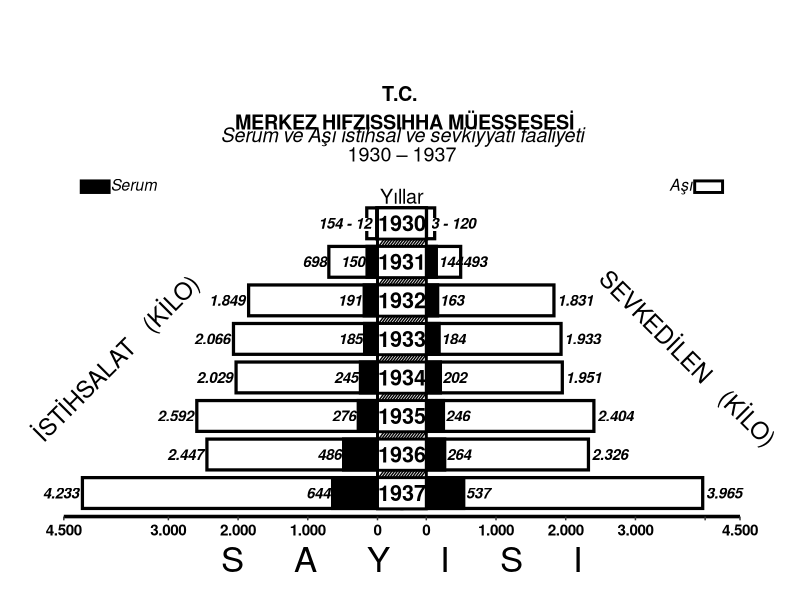

Here is the R script that generated this plot:
library(ggplot2)
zaman <- rep(c(1930:1937),4)
serum1 <- c(12,150,191,185,245,276,486,644)
serum2 <- c(3,144,163,184,202,246,264,537)
asi1 <- c(154,698,1849,2066,2029,2592,2447,4233)
asi2 <- c(120,493,1831,1933,1951,2404,2326,3965)
sevkedilen <- c(asi2,serum2) + 350
istihsalat <- c(asi1,serum1) + 350
deger <- c(sevkedilen,istihsalat) 
grup1 <- rep(c("Asi","Serum"), each = 8)
grup2 <- rep(c("sevkedilen","istihsalat"), each = 16)

merkez <- data.frame(zaman, deger, grup1, grup2)
xcor <- rep(c(1930:1937),2)
label1 <- c("","698","1.849","2.066","2.029","2.592","2.447","4.233",
            "154 - 12","150","191","185","245","276","486","644")
label2 <- c("","493","1.831","1.933","1.951","2.404","2.326","3.965",
            "3 - 120","144","163","184","202","246","264","537")
ek <- seq(0,7)
cizgi <- seq(0,600,40)
ggplot(merkez, aes(x=zaman,fill = grup1))+
  geom_bar(data = subset(merkez, grup2 == "istihsalat"),aes(y = -deger), position = "identity",
           stat = "identity", colour = "black", size = 1.1, width = 0.8) +
  geom_bar(data = subset(merkez, grup2 == "sevkedilen"),aes(y = deger), position = "identity",
           stat = "identity", colour = "black", size = 1.1, width = 0.8) +
  scale_fill_manual(values=c("white","black")) +
  coord_flip(clip = 'off')+
  scale_x_reverse(expand = c(0,0.2))+
  theme_classic() +
  theme(plot.margin = unit(c(5,3,1,3), "lines")) +  
  labs(caption = "S     A     Y     I     S     I") +
  theme(plot.caption = element_text(size = 25, hjust = 0.5)) +
  theme(legend.position= "none") +
  theme(axis.line.y = element_blank(),
        axis.text.y = element_blank(), 
        axis.text.x = element_text(color = "black", size = 11, face = "bold", vjust = 1),
        axis.ticks.y = element_blank(),
        axis.title = element_blank(),
        axis.line.x = element_line(colour = "black", size = 1.2)) +
  
  annotate("text", x = 1927, y = 0, label = "T.C. \n MERKEZ HIFZISSIHHA MÜESSESESİ", size = 5, fontface = "bold") +
  annotate("text", x = 1927.7, y = 0, label = "Serum ve Aşı istihsal ve sevkiyyatı faaliyeti", size = 5, fontface = "italic") +
  annotate("text", x = 1928.2, y = 0, label = "1930 \u2013 1937", size = 5) +
  annotate("text", x = 1929.3, y = 0, label = "Yıllar", size = 5) +
  annotate("text", x = 1933.5, y = -4100, label = "İSTİHSALAT   (KİLO)", size = 6, angle = 45) +
  annotate("text", x = 1933.5, y = 4100, label = "SEVKEDİLEN   (KİLO)", size = 6, angle = -45) +
  annotate("text", x = 1929, y = -3850, label = "Serum", size = 4, fontface = "italic") +
  annotate("text", x = 1929, y = 4000, label = "Aşı", size = 4, fontface = "italic") +
  annotate("rect", xmin = 1928.9 , xmax = 1929.2 , ymin = 4200, ymax = 4600, size = 1, colour = "black", fill = "white") +
  annotate("rect", xmin = 1928.9 , xmax = 1929.2 , ymin = -4200, ymax = -4600, size = 1, colour = "black", fill = "black") +
  scale_y_continuous(breaks = c(-4850, -3350, -2350, -1350, -350, 350, 1350, 2350, 3350, 4350, 4850),
                     labels = c("4.500","3.000","2.000","1.000","0","0","1.000","2.000","3.000","","4.500"),
                     limits = c(-4850,4850), expand = c(0,0)) +
  annotate("rect", xmin = 1929.85 , xmax = 1930.2 , ymin = 400 , ymax = 630 , size = 1,  fill = "white") +
  annotate("rect", xmin = 1929.85 , xmax = 1930.2 , ymin = -400 , ymax = -630 , size = 1,  fill = "white") +
  annotate("text", x = xcor, y = -istihsalat , label = label1, size = 3.8, hjust = 1.1 , fontface = "bold.italic") +
  annotate("text", x = xcor, y = sevkedilen , label = label2, size = 3.8, hjust = -0.09, fontface = "bold.italic") +
  annotate("rect", ymin = -350, ymax = 350, xmin = 1929.7, xmax = 1937, fill = "white", colour = "black", size = 1) +
  annotate("segment", x = 1930.4, xend = 1931, y = -250 + cizgi, yend = -500 + cizgi, size = 0.5) +
  annotate("segment", x = 1931.4, xend = 1932, y = -250 + cizgi, yend = -500 + cizgi, size = 0.5) +
  annotate("segment", x = 1932.4, xend = 1933, y = -250 + cizgi, yend = -500 + cizgi, size = 0.5) +
  annotate("segment", x = 1933.4, xend = 1934, y = -250 + cizgi, yend = -500 + cizgi, size = 0.5) +
  annotate("segment", x = 1934.4, xend = 1935, y = -250 + cizgi, yend = -500 + cizgi, size = 0.5) +
  annotate("segment", x = 1935.4, xend = 1936, y = -250 + cizgi, yend = -500 + cizgi, size = 0.5) +
  annotate("segment", x = 1936.4, xend = 1937, y = -250 + cizgi, yend = -500 + cizgi, size = 0.5) +
  annotate("rect", ymin = -350, ymax = 350, xmin = 1929.6 + ek, xmax = 1930.41 + ek, fill = "white", colour = "black", size = 1) +
  annotate("text", x = c(1930:1937), y = 0, label = paste(c(1930:1937)), size = 5.5, fontface = "bold") 
  
  
